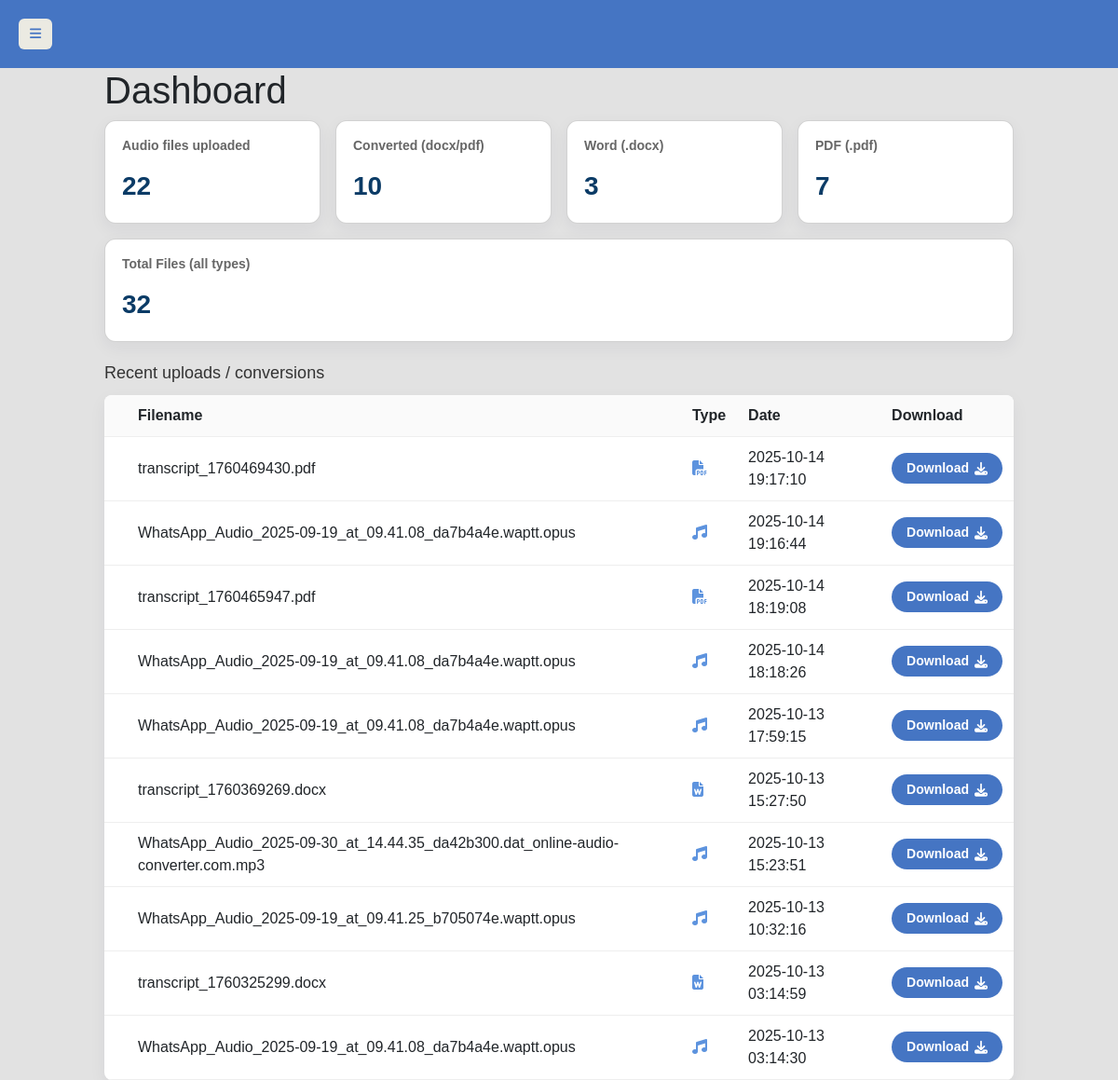
The app's page /dashboard (signed in) with its own data.
### tables this page shows
CREATE TABLE history (
            id INTEGER PRIMARY KEY AUTOINCREMENT,
            user_id INTEGER NOT NULL,
            filename TEXT NOT NULL,
            converted_at TIMESTAMP DEFAULT CURRENT_TIMESTAMP, filetype TEXT DEFAULT 'docx',
            FOREIGN KEY (user_id) REFERENCES users (id)
        );

### routes/upload.py (the view)
@upload_bp.route("/dashboard")
def dashboard():
    try:
        if "user_email" not in session:
            return redirect(url_for("auth.login"))
        user = get_user_by_email(session["user_email"])
        print(user)
        if not user:
            return redirect(url_for("auth.login"))
        user_id = user[0]
        print("Logged-in user ID:", user_id)  # ✅ Print user ID to console
        counts = get_counts(user_id)
        recent = get_all_history(user_id, limit=10)
        translations = {
            "english": {
                "back":"back",
                "dashboard": "Dashboard",
                "history": "History",
                "home": "Home",
                "files": "Files",
                "settings": "Settings",
                "help": "Help",
                "logout": "Logout",
                "account": "Account",
                "language": "Language",
                "version": "Version",
                "privacy": "Privacy",
                "converted": "Converted",
                "download": "Download",
                "no_history": "No history found.",
                "select_format": "Select Download Format",
                "dashboard_title": "Dashboard",
                "Total Files (all types)":"Total Files (all types)",
                "Audio files uploaded":"Audio files uploaded",
                "Converted (docx/pdf)":"Converted (docx/pdf)",
                "Word (.docx)":"Word (.docx)",
                "PDF (.pdf)":"PDF (.pdf)",
                "Recent uploads / conversions":"Recent uploads / conversions",
                "Filename":"Filename",
                "Type":"Type",
                "Date":"Date",
                "Download":"Download",
                "No history yet":"No history yet"
            },
            "tamil": {
                "dashboard": "கண்காணிப்பு பலகை",
                "history": "வரலாறு",
                "home": "முகப்பு",
                "files": "கோப்புகள்",
                "settings": "அமைப்புகள்",
                "help": "உதவி",
                "logout": "வெளியேறு",
                "account": "கணக்கு",
                "language": "மொழி",
                "version": "பதிப்பு",
                "privacy": "தனியுரிமை",
                "history": " வரலாறு",
                "converted": "மாற்றிய தேதி",
                "Download": "பதிவிறக்கு",
                "no_history": "வரலாறு இல்லை.",
                "select_format": "பதிவிறக்க வடிவத்தைத் தேர்ந்தெடுக்கவும்",
                "dashboard_title": "கண்காணிப்பு பலகை",
                "Total Files (all types)": "மொத்த கோப்புகள் (எல்லா வகைகள்)",
                "Audio files uploaded":"பதிவேற்றப்பட்ட ஒலி கோப்புகள்",
                "Converted (docx/pdf)":"மாற்றப்பட்டவை (docx/pdf)",
                "Word (.docx)":"Word (.docx)",
                "PDF (.pdf)":"PDF (.pdf)",
                "Recent uploads / conversions":"சமீபத்திய பதிவுகள் / மாற்றங்கள் ",
                "Filename":"கோப்பு பெயர்",
                "Type":"வகை",
                "Date":"தேதி",
                "Download":"பதிவிறக்கு",
                "No history yet":"வரலாறு இல்லை"
            }
        }
        lang = session.get("lang", "english")
        t = translations.get(lang, translations["english"])
        return render_template("dashboard.html", counts=counts, recent=recent, t=t)
    except Exception as e:
        print("Dashboard error:", e)
        lang = session.get("lang", "english")
        t = translations.get(lang, translations["english"])
        return render_template("dashboard.html", counts={}, recent=[], t=t)

### models/history_model.py (called while the page is built)
def get_all_history(user_id, limit=200):
    conn = sqlite3.connect(DB_NAME)
    cursor = conn.cursor()
    cursor.execute(
        "SELECT id, filename, filetype, converted_at FROM history WHERE user_id=? ORDER BY converted_at DESC LIMIT ?",
        (user_id, limit)
    )
    rows = cursor.fetchall()
    conn.close()
    return rows

### models/user_model.py (called while the page is built)
def get_user_by_email(email):
    conn = sqlite3.connect(DATABASE)
    cursor = conn.cursor()
    cursor.execute("SELECT * FROM users WHERE email = ?", (email,))
    user = cursor.fetchone()
    conn.close()
    return user

### templates/dashboard.html (shortened to what this page needs)
<!DOCTYPE html>
<html lang="en">
<head>
  <link href="https://cdn.jsdelivr.net/npm/bootstrap@5.3.3/dist/css/bootstrap.min.css" rel="stylesheet">
  <link rel="stylesheet" href="https://cdnjs.cloudflare.com/ajax/libs/font-awesome/6.5.0/css/all.min.css">
  <link rel="stylesheet" href="https://cdnjs.cloudflare.com/ajax/libs/font-awesome/6.5.0/css/all.min.css">
  <link rel="stylesheet" href="../static/css/dashboard.css">
</head>
<body>
  <div class="header">
    <button class="btn btn-danger" type="button" id="menuButton">
      <i class="fas fa-bars"></i>
    </button>
  </div>
  <div class="container">
    <h1>{{ t["dashboard_title"] }}</h1>
    <div class="cards">
      <div class="card">
        <h3>{{ t["Audio files uploaded"] }}</h3>
        <div class="big">{{ counts.total_audio or 0 }}</div>
      </div>
      <div class="card">
        <h3>{{ t["Converted (docx/pdf)"] }}</h3>
        <div class="big">{{ counts.total_converted or 0 }}</div>
      </div>
      <div class="card">
        <h3>{{ t["Word (.docx)"] }}</h3>
        <div class="big">{{ counts.docx_count or 0 }}</div>
      </div>
      <div class="card">
        <h3>{{ t["PDF (.pdf)"] }}</h3>
        <div class="big">{{ counts.pdf_count or 0 }}</div>
      </div>
      <div class="card">
        <h3>{{ t["Total Files (all types)"] }}</h3>
        <div class="big">{{ counts.total_files or 0 }}</div>
      </div>
    </div>
    <div class="recent-title">{{ t["Recent uploads / conversions"] }}</div>
    <table>
      <thead>
        <tr>
          <th></th>
          <th>{{ t["Filename"] }}</th>
          <th>{{ t["Type"] }}</th>
          <th>{{ t["Date"] }}</th>
          <th>{{ t["Download"] }}</th>
        </tr>
      </thead>
      <tbody>
        {% if recent %}
          {% for row in recent %}
            <tr>
              <td></td>
              <td data-label="{{ t['Filename'] }}">{{ row[1] }}</td>
              <td data-label="{{ t['Type'] }}">
                {% if row[2] == 'audio' %}
                    <i class="fa-solid fa-music" style="color: #5d93de;" title="Audio"></i>
                {% elif row[2] == 'pdf' %}
                    <i class="fa-solid fa-file-pdf" style="color: #5d93de;" title="PDF"></i>
                {% elif row[2] == 'docx' %}
                    <i class="fa-solid fa-file-word" style="color: #5d93de;" title="Word Document"></i>
                {% else %}
                    {{ row[2] }}
                {% endif %}
              </td>
              <td data-label="{{ t['Date'] }}">{{ row[3] }}</td>
              <td data-label="{{ t['Download'] }}" class="table-download">
              <a href="{{ url_for('upload.uploaded_file', filename=row[1]) }}" target="_blank" class="download-btn">{{ t['Download'] }}<i class="fa-solid fa-download"></i></a></td>
            </tr>
          {% endfor %}
        {% else %}
        <tr>
          <td colspan="5" style="text-align:center;padding:20px;">{{ t["No history yet"] }}</td>
        </tr>
     {% endif %}
      </tbody>
   </table>
</div>
</body>
</html>

### static/css/dashboard.css (style rules this page uses)
body { margin: 0; font-family: Arial, sans-serif; background: #e2e2e2; display: flex; flex-direction: column; min-height: 100vh; }
.header { width: 100%; background: #4575c3; display: flex; justify-content: space-between; align-items: center; padding: 20px 20px; color: white; position: sticky; top: 0; z-index: 999; }
.container { max-width:1000px; margin: 0 auto; }
.cards { display: flex; gap: 16px; flex-wrap: wrap; margin-bottom: 20px; }
.card { background: #fff; border-radius: 12px; padding: 18px; flex: 1 1 200px; box-shadow: 0 6px 18px rgba(30,30,60,0.06); }
.card h3 { margin:0 0 8px; font-size:14px; color:#666; font-weight:600 }
.card .big { font-size:28px; font-weight:700; margin-top:6px; color:#0b3b66; }
table { width:100%; border-collapse:collapse; background:#fff; border-radius:8px; overflow:hidden; box-shadow: 0 6px 18px rgba(30,30,60,0.06); }
th, td { padding:10px 12px; text-align:left; border-bottom:1px solid #eee; }
th { background:#fafafa; font-weight:700; }
.recent-title { margin:18px 0 10px; font-size:18px; color:#333; }
.btn { padding: 6px 12px; border: none; border-radius: 6px; font-size: 14px; cursor: pointer; color: #4575c3; background-color: #ebeae2; transition: background 0.2s; }
.download-btn { display: inline-flex; align-items: center; gap: 6px; padding: 6px 16px; background-color: #4575c3; color: #fff; border-radius: 25px; font-size: 14px; font-weight: bold; text-decoration: none; transition: background-color 0.2s ease, transform 0.2s ease; }
.download-btn i { font-size: 14px; }

### records on screen
history: filename "transcript_1760469430.pdf", filetype "pdf" (drawn), converted_at "2025-10-14 19:17:10", Download "Download"
history: filename "WhatsApp_Audio_2025-09-19_at_09.41.08_da7b4a4e.waptt.opus", filetype "audio" (drawn), converted_at "2025-10-14 19:16:44", Download "Download"
history: filename "transcript_1760465947.pdf", filetype "pdf" (drawn), converted_at "2025-10-14 18:19:08", Download "Download"
history: filename "WhatsApp_Audio_2025-09-19_at_09.41.08_da7b4a4e.waptt.opus", filetype "audio" (drawn), converted_at "2025-10-14 18:18:26", Download "Download"
history: filename "WhatsApp_Audio_2025-09-19_at_09.41.08_da7b4a4e.waptt.opus", filetype "audio" (drawn), converted_at "2025-10-13 17:59:15", Download "Download"
history: filename "transcript_1760369269.docx", filetype "docx" (drawn), converted_at "2025-10-13 15:27:50", Download "Download"
history: filename "WhatsApp_Audio_2025-09-30_at_14.44.35_da42b300.dat_online-audio-converter.com.mp3", filetype "audio" (drawn), converted_at "2025-10-13 15:23:51", Download "Download"
history: filename "WhatsApp_Audio_2025-09-19_at_09.41.25_b705074e.waptt.opus", filetype "audio" (drawn), converted_at "2025-10-13 10:32:16", Download "Download"
history: filename "transcript_1760325299.docx", filetype "docx" (drawn), converted_at "2025-10-13 03:14:59", Download "Download"
history: filename "WhatsApp_Audio_2025-09-19_at_09.41.08_da7b4a4e.waptt.opus", filetype "audio" (drawn), converted_at "2025-10-13 03:14:30", Download "Download"

### other values on screen
{{ t["dashboard_title"] }} "Dashboard"
{{ t["Audio files uploaded"] }} "Audio files uploaded"
{{ counts.total_audio or 0 }} "22"
{{ t["Converted (docx/pdf)"] }} "Converted (docx/pdf)"
{{ counts.total_converted or 0 }} "10"
{{ t["Word (.docx)"] }} "Word (.docx)"
{{ counts.docx_count or 0 }} "3"
{{ t["PDF (.pdf)"] }} "PDF (.pdf)"
{{ counts.pdf_count or 0 }} "7"
{{ t["Total Files (all types)"] }} "Total Files (all types)"
{{ counts.total_files or 0 }} "32"
{{ t["Recent uploads / conversions"] }} "Recent uploads / conversions"
{{ t["Filename"] }} "Filename"
{{ t["Type"] }} "Type"
{{ t["Date"] }} "Date"
